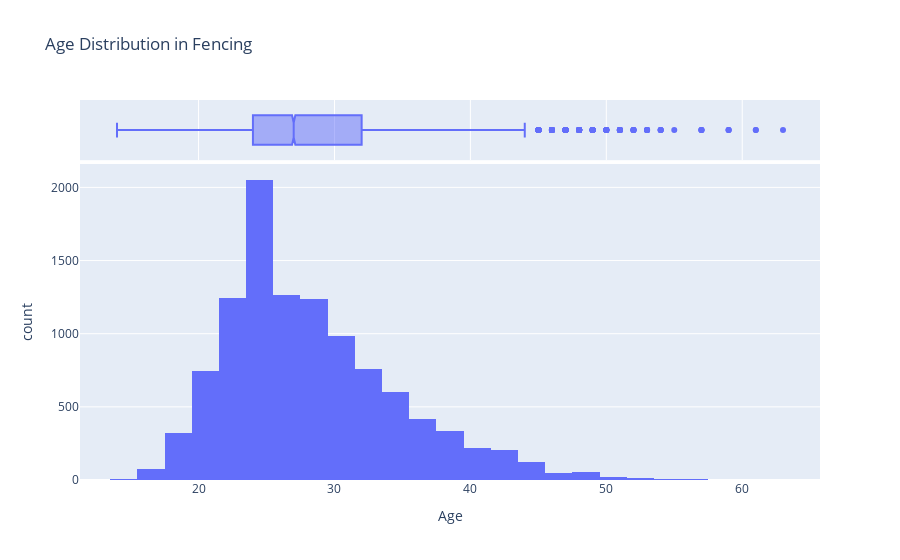

Notebook code cell kept with this figure:
### Code cell
fig = px.histogram(
    fencing,
    x="Age",
    nbins=30,
    marginal="box",
    title="Age Distribution in Fencing"
)
fig.show()

### Figure 1 — Plotly figure (JSON) as saved in the notebook; plotly's stock layout.template omitted (floating-point values rounded to 4 significant figures; data arrays with more than 128 entries replaced by an {"elided": "..."} marker saying what was removed)
{"data": [{"bingroup": "x", "hovertemplate": "Age=%{x}<br>count=%{y}<extra></extra>", "legendgroup": "", "marker": {"color": "#636efa", "pattern": {"shape": ""}}, "name": "", "nbinsx": 30, "orientation": "v", "showlegend": false, "type": "histogram", "x": {"elided": "10735 int values"}, "xaxis": "x", "yaxis": "y"}, {"hovertemplate": "Age=%{x}<extra></extra>", "legendgroup": "", "marker": {"color": "#636efa"}, "name": "", "notched": true, "showlegend": false, "type": "box", "x": {"elided": "10735 int values"}, "xaxis": "x2", "yaxis": "y2"}], "layout": {"barmode": "relative", "legend": {"tracegroupgap": 0}, "title": {"text": "Age Distribution in Fencing"}, "xaxis": {"anchor": "y", "domain": [0, 1], "title": {"text": "Age"}}, "xaxis2": {"anchor": "y2", "domain": [0, 1], "matches": "x", "showgrid": true, "showticklabels": false}, "yaxis": {"anchor": "x", "domain": [0, 0.8316], "title": {"text": "count"}}, "yaxis2": {"anchor": "x2", "domain": [0.8416, 1], "matches": "y2", "showgrid": false, "showline": false, "showticklabels": false, "ticks": ""}}}
